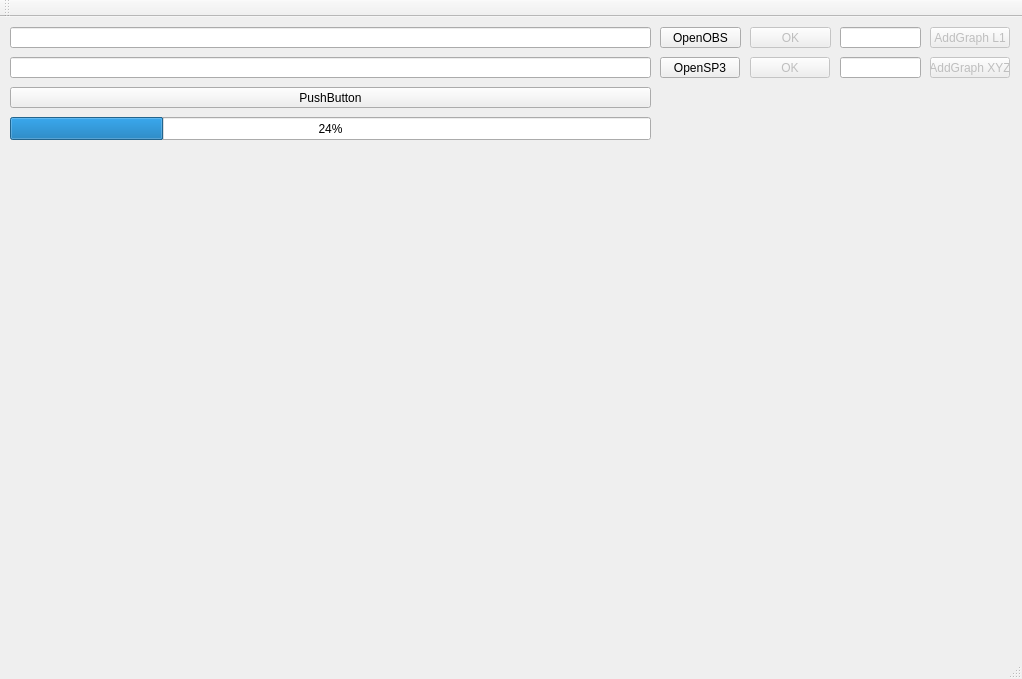
<?xml version="1.0" encoding="UTF-8"?>
<ui version="4.0">
 <class>MainWindow</class>
 <widget class="QMainWindow" name="MainWindow">
  <property name="geometry">
   <rect>
    <x>0</x>
    <y>0</y>
    <width>1022</width>
    <height>679</height>
   </rect>
  </property>
  <property name="sizePolicy">
   <sizepolicy hsizetype="Preferred" vsizetype="Preferred">
    <horstretch>0</horstretch>
    <verstretch>0</verstretch>
   </sizepolicy>
  </property>
  <property name="maximumSize">
   <size>
    <width>16777215</width>
    <height>16777213</height>
   </size>
  </property>
  <property name="windowTitle">
   <string>MainWindow</string>
  </property>
  <widget class="QWidget" name="centralWidget">
   <widget class="QLineEdit" name="lineEdit">
    <property name="enabled">
     <bool>true</bool>
    </property>
    <property name="geometry">
     <rect>
      <x>10</x>
      <y>10</y>
      <width>641</width>
      <height>21</height>
     </rect>
    </property>
   </widget>
   <widget class="QPushButton" name="pushButton">
    <property name="geometry">
     <rect>
      <x>660</x>
      <y>10</y>
      <width>81</width>
      <height>21</height>
     </rect>
    </property>
    <property name="text">
     <string>OpenOBS</string>
    </property>
   </widget>
   <widget class="QPushButton" name="pushButton_3">
    <property name="enabled">
     <bool>false</bool>
    </property>
    <property name="geometry">
     <rect>
      <x>930</x>
      <y>10</y>
      <width>80</width>
      <height>21</height>
     </rect>
    </property>
    <property name="text">
     <string>AddGraph L1</string>
    </property>
   </widget>
   <widget class="QLineEdit" name="lineEdit_2">
    <property name="geometry">
     <rect>
      <x>840</x>
      <y>10</y>
      <width>81</width>
      <height>21</height>
     </rect>
    </property>
   </widget>
   <widget class="QLineEdit" name="lineEdit_3">
    <property name="geometry">
     <rect>
      <x>10</x>
      <y>40</y>
      <width>641</width>
      <height>21</height>
     </rect>
    </property>
   </widget>
   <widget class="QPushButton" name="pushButton_4">
    <property name="geometry">
     <rect>
      <x>660</x>
      <y>40</y>
      <width>80</width>
      <height>21</height>
     </rect>
    </property>
    <property name="text">
     <string>OpenSP3</string>
    </property>
   </widget>
   <widget class="QPushButton" name="pushButton_5">
    <property name="enabled">
     <bool>false</bool>
    </property>
    <property name="geometry">
     <rect>
      <x>750</x>
      <y>40</y>
      <width>80</width>
      <height>21</height>
     </rect>
    </property>
    <property name="text">
     <string>OK</string>
    </property>
   </widget>
   <widget class="QPushButton" name="pushButton_6">
    <property name="enabled">
     <bool>false</bool>
    </property>
    <property name="geometry">
     <rect>
      <x>930</x>
      <y>40</y>
      <width>80</width>
      <height>21</height>
     </rect>
    </property>
    <property name="text">
     <string>AddGraph XYZ</string>
    </property>
   </widget>
   <widget class="QLineEdit" name="lineEdit_4">
    <property name="geometry">
     <rect>
      <x>840</x>
      <y>40</y>
      <width>81</width>
      <height>21</height>
     </rect>
    </property>
   </widget>
   <widget class="QCustomPlot" name="widget" native="true">
    <property name="geometry">
     <rect>
      <x>10</x>
      <y>130</y>
      <width>641</width>
      <height>471</height>
     </rect>
    </property>
   </widget>
   <widget class="QCustomPlot" name="widget_2" native="true">
    <property name="geometry">
     <rect>
      <x>660</x>
      <y>70</y>
      <width>351</width>
      <height>171</height>
     </rect>
    </property>
   </widget>
   <widget class="QCustomPlot" name="widget_3" native="true">
    <property name="geometry">
     <rect>
      <x>660</x>
      <y>250</y>
      <width>351</width>
      <height>171</height>
     </rect>
    </property>
   </widget>
   <widget class="QCustomPlot" name="widget_4" native="true">
    <property name="geometry">
     <rect>
      <x>660</x>
      <y>430</y>
      <width>351</width>
      <height>171</height>
     </rect>
    </property>
   </widget>
   <widget class="QPushButton" name="pushButton_7">
    <property name="enabled">
     <bool>false</bool>
    </property>
    <property name="geometry">
     <rect>
      <x>750</x>
      <y>10</y>
      <width>81</width>
      <height>21</height>
     </rect>
    </property>
    <property name="text">
     <string>OK</string>
    </property>
   </widget>
   <widget class="QProgressBar" name="progressBar">
    <property name="geometry">
     <rect>
      <x>10</x>
      <y>100</y>
      <width>641</width>
      <height>23</height>
     </rect>
    </property>
    <property name="value">
     <number>24</number>
    </property>
   </widget>
   <widget class="QPushButton" name="pushButton_2">
    <property name="geometry">
     <rect>
      <x>10</x>
      <y>70</y>
      <width>641</width>
      <height>21</height>
     </rect>
    </property>
    <property name="text">
     <string>PushButton</string>
    </property>
   </widget>
  </widget>
  <widget class="QMenuBar" name="menuBar">
   <property name="geometry">
    <rect>
     <x>0</x>
     <y>0</y>
     <width>1022</width>
     <height>20</height>
    </rect>
   </property>
  </widget>
  <widget class="QToolBar" name="mainToolBar">
   <attribute name="toolBarArea">
    <enum>TopToolBarArea</enum>
   </attribute>
   <attribute name="toolBarBreak">
    <bool>false</bool>
   </attribute>
  </widget>
  <widget class="QStatusBar" name="statusBar"/>
 </widget>
 <layoutdefault spacing="6" margin="11"/>
 <customwidgets>
  <customwidget>
   <class>QCustomPlot</class>
   <extends>QWidget</extends>
   <header>qcustomplot.h</header>
   <container>1</container>
  </customwidget>
 </customwidgets>
 <resources/>
 <connections/>
 <designerdata>
  <property name="gridDeltaX">
   <number>10</number>
  </property>
  <property name="gridDeltaY">
   <number>10</number>
  </property>
  <property name="gridSnapX">
   <bool>true</bool>
  </property>
  <property name="gridSnapY">
   <bool>true</bool>
  </property>
  <property name="gridVisible">
   <bool>true</bool>
  </property>
 </designerdata>
</ui>
